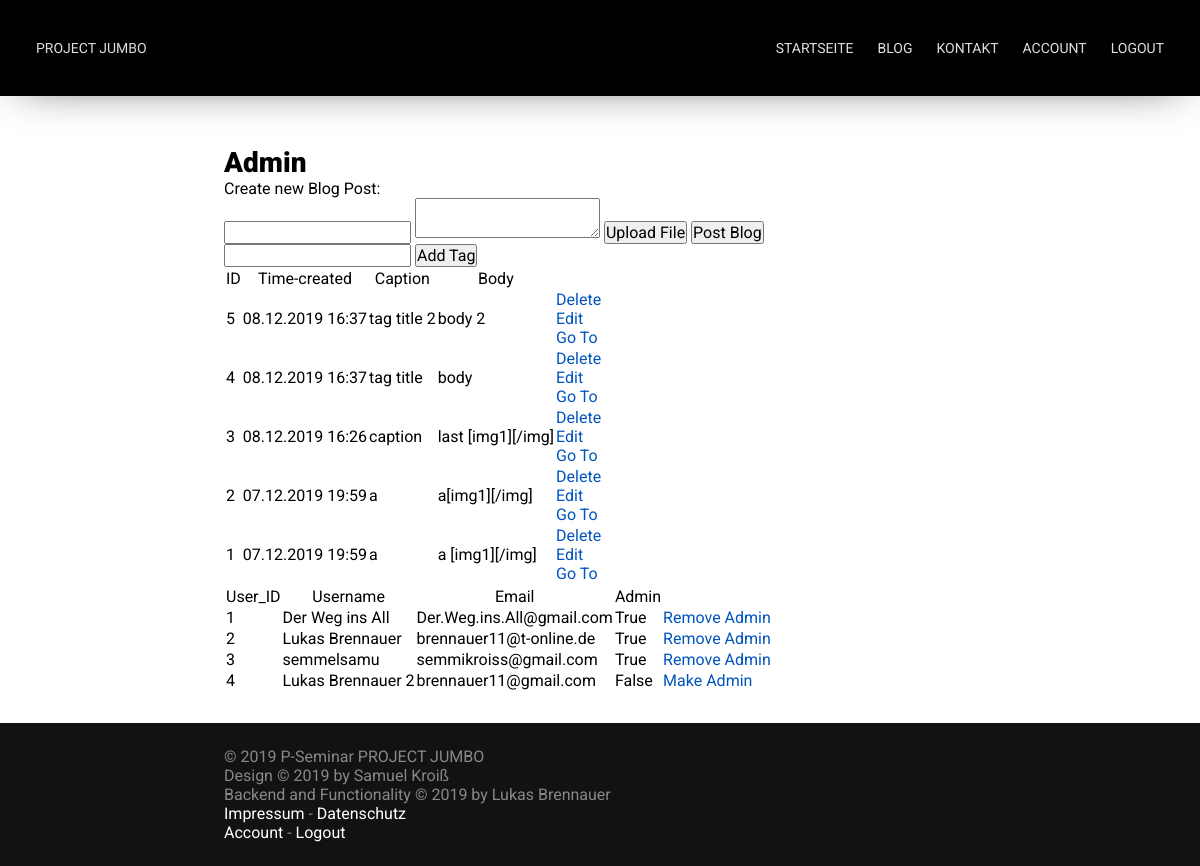
The app's page /admin (signed in) with its own data.
### app/models.py (models this page shows, shortened)
class Blog_Post(db.Model):
    __tablename__ = 'blog_post'
    id = db.Column(db.Integer, primary_key=True)
    caption = db.Column(db.String, nullable=False)
    posted_by = db.Column(db.Integer, db.ForeignKey("user.id"))
    time_created = db.Column(db.DateTime, default=datetime.now() )
    tags = db.Column(db.String)
    comments = db.relationship('Comment')
    body = db.Column(db.String, nullable=False)
    images = db.Column(db.String)

class User(db.Model):
    id = db.Column(db.Integer, primary_key=True)
    username = db.Column(db.String(64), nullable=False, unique=True)
    password_hash = db.Column(db.String(120))
    email = db.Column(db.String, nullable=False, unique=True)
    admin_acc = db.Column(db.Boolean, default=False, nullable=False)
    is_active = True
    is_authenticated = True

### app/routes/admin_pages.py (the view)
@app.route("/admin", methods=['POST', 'GET'])
@login_required
def admin():
    if current_user.admin_acc == True:
        if request.method == 'POST':
            result_string = manage_posted_images(request)
            try:
                db.session.add(
                    Blog_Post(
                        caption=request.form['caption'],
                        tags=request.form['tags'],
                        posted_by=current_user.id,
                        body=request.form['body'],
                        images=result_string))
                db.session.commit()
                return jsonify({"redirect": True, "url": url_for('admin')})
            except Exception as e:
                return render_template("error.html", title="Error", error=e)
        else:
            posts = Blog_Post.query.order_by(-Blog_Post.id).all()
            users = User.query.order_by(User.id).all()
            return render_template("admin.html",
                                   title="Admin",
                                   posts=posts,
                                   users=users)
    else:
        return render_template("error.html",
                               title="Error",
                               error="You're not allowed to use that page!")

### app/models.py (called while the page is built)
@login.user_loader
def load_user(id):
    return User.query.get(id)

### templates/admin.html (shortened to what this page needs)
{% extends 'base.html' %}
{% block content %}
<p>Create new Blog Post:</p>
<form action="javascript:post()" method="post" enctype=multipart/form-data id="blog_post_form">
    <input type="text" id="caption_input">
    <textarea id="body_input"></textarea>
    <input type="button" value="Upload File" onclick="$(`#file_input`).click();" />
    <input type="submit" value="Post Blog">
</form>
<form action="javascript:addTag()">
    <input type="text" id="tag_input">
    <input type="submit" value="Add Tag">
</form>
{% if posts|length < 1 %}
<p>There are no Blogposts available!</p>
{% else %}
<table>
    <tr>
        <th>ID</th>
        <th>Time-created</th>
        <th>Caption</th>
        <th>Body</th>
    </tr>
    {% for post in posts %}
    <tr>
        <td>{{ post.id }}</td>
        <td>{{ post.time_created.__format__("%d.%m.%Y %H:%M") }}</tds>
        <td>{{ post.caption }}</td>
        <td>{{ post.body }}</td>
        <td>
            <a href="{{ url_for( 'delete', id=post.id ) }}">Delete</a>
            <br>
            <a href="{{ url_for( 'edit', id=post.id ) }}">Edit</a>
            <br>
            <a href="{{ url_for( 'blog_post', id=post.id ) }}">Go To</a>
        </td>
    </tr>
    {% endfor %}
</table>
{% endif %}
{% if users|length < 1 %}
<p>There are no Users available!</p>
{% else %}
<table>
    <tr>
        <th>User_ID</th>
        <th>Username</th>
        <th>Email</th>
        <th>Admin</th>
    </tr>
    {% for user in users %}
    <tr>
        <td>{{ user.id }}</td>
        <td>{{ user.username }}</tds>
        <td>{{ user.email }}</td>
        <td>{{ user.admin_acc }}</td>
        <td>
            <a href="{{ url_for( 'manage_admin', id=user.id ) }}">
                {% if user.admin_acc==true %}
                Remove Admin
                {% else %}
                Make Admin
                {% endif %}
            </a>
        </td>
    </tr>
    {% endfor %}
</table>
{% endif %}
{% endblock %}
{% block script_footer %}
<link href="{{ url_for('static', filename='css/drag_and_drop.css') }}" rel="stylesheet">
{% endblock %}

### templates/base.html (shortened to what this page needs)
<!DOCTYPE html>
<html>
	<head>
		<link href="{{ url_for('static', filename='css/main.css') }}" rel="stylesheet">
		<link href="{{ url_for('static', filename='css/nav.css') }}" rel="stylesheet">
		<link href="{{ url_for('static', filename='css/footer.css') }}" rel="stylesheet">
	</head>
	<body>
		<div id="container">
			<nav id="nav" bg>
				<a href="{{ url_for('index') }}">Project Jumbo</a>
				<ul>
					<li><a href="{{ url_for('index') }}#begin">Startseite</a></li>
					<li><a href="{{ url_for('blog') }}">Blog</a></li>
					<li><a href="{{ url_for('contact') }}">Kontakt</a></li>
					{% if current_user.is_authenticated %}
					<li><a href="{{ url_for('user_page') }}">Account</a></li>
					<li><a href="{{ url_for('logout') }}">Logout</a></li>
					{% else %}
					<li><a href="{{ url_for('login') }}">Login</a></li>
					{% endif %}
				</ul>
			</nav>
			<div class="spacer nav"></div>
			<section id="content">
				<h1>{{ title }}</h1>
				{% block content %}  {% endblock %}
			</section>
			<div class="spacer footer"></div>
			<footer id="footer">
				<p>
					&copy; 2019 P-Seminar PROJECT JUMBO<br />
					Design &copy; 2019 by Samuel Kroiß<br />
					Backend and Functionality &copy; 2019 by Lukas Brennauer<br />
					<a href="#">Impressum</a> - <a href="#">Datenschutz</a><br />
					{% if current_user.is_authenticated %}
					<a href="{{ url_for('user_page') }}">Account</a> - <a href="{{ url_for('logout') }}">Logout</a>
					{% else %}
					<a href="{{ url_for('login') }}">Login</a>
					{% endif %}
				</p>
			</footer>
			{% block script_footer %}  {% endblock %}
		</div>
	</body>
</html>

### static/css/main.css (style rules this page uses)
:root { --nav-link-color: #DEDEDE; --nav-link-color-hover: #FFFFFF; --link-color: #0054bf; }
* { margin: 0; padding: 0; font-family: 'Roboto', sans-serif; font-size: 16px; font-weight: 400; text-decoration: none; scroll-behavior: smooth; }
body { width: 100%; height: 100%; overflow-x: hidden; overflow-y: scroll; }
.spacer { width: 100vw; }
.spacer.nav { height: 96px; }
.spacer.footer { height: 124px; }
#container { display: block; width: 100%; min-height: 100vh; position: relative; }
#content { max-width: 800px; margin: 0 auto; padding: 50px 24px; box-sizing: border-box; }
h1, h2, h3 { font-weight: 900; }
h1 { font-size: 28px; }
a { color: var(--link-color); }

### static/css/nav.css (style rules this page uses)
#nav { width: 100%; height: 96px; box-sizing: border-box; position: fixed; z-index: 10; overflow: hidden; transition: background 500ms, box-shadow 500ms, height 300ms; }
#nav[bg] { background: #000000; box-shadow: 0px 0px 50px -20px rgba(0,0,0,1); }
#nav ul { float: right; display: flex; }
#nav ul li { list-style-type: none; }
#nav a { color: var(--nav-link-color); text-transform: uppercase; font-size: 14px; line-height: 48px; float: left; padding: 0 12px; display: block; transition: color 100ms; }
#nav a { font-family: 'Alata', sans-serif; }
#nav ul li a { font-family: 'Roboto', sans-serif; }
@media only screen and (min-width: 900px) { #nav { padding: 24px; } }

### static/css/footer.css (style rules this page uses)
#footer { width: 100%; background: #121212; position: absolute; right: 0; bottom: 0; left: 0; }
#footer p { max-width: 800px; margin: 0 auto; padding: 24px; color: #888888; box-sizing: border-box; }
#footer a { color: #FFFFFF; }

### records on screen
Blog_Post: id "5", time_created.__format__ "08.12.2019 16:37", caption "tag title 2", body "body 2"
Blog_Post: id "4", time_created.__format__ "08.12.2019 16:37", caption "tag title", body "body"
Blog_Post: id "3", time_created.__format__ "08.12.2019 16:26", caption "caption", body "last [img1][/img]"
Blog_Post: id "2", time_created.__format__ "07.12.2019 19:59", caption "a", body "a[img1][/img]"
Blog_Post: id "1", time_created.__format__ "07.12.2019 19:59", caption "a", body "a [img1][/img]"
User: id "1", username "Der Weg ins All", email "Der.Weg.ins.All@gmail.com", admin_acc "True", shows "Remove Admin"
User: id "2", username "Lukas Brennauer", email "brennauer11@t-online.de", admin_acc "True", shows "Remove Admin"
User: id "3", username "semmelsamu", email "semmikroiss@gmail.com", admin_acc "True", shows "Remove Admin"
User: id "4", username "Lukas Brennauer 2", email "brennauer11@gmail.com", admin_acc "False", shows "Make Admin"

### other values on screen
{{ title }} "Admin"
